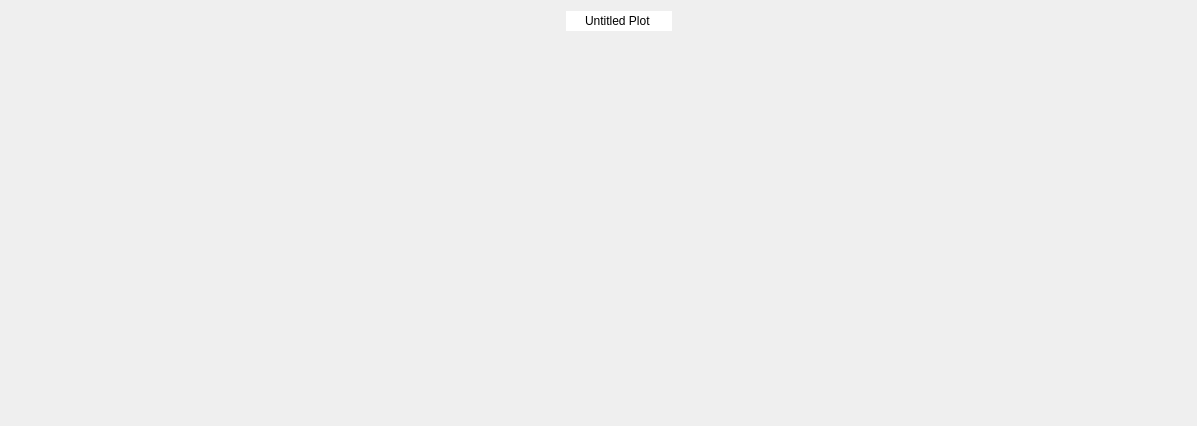
<?xml version="1.0" encoding="UTF-8"?>
<ui version="4.0">
 <class>PlotWidget</class>
 <widget class="QWidget" name="PlotWidget">
  <property name="geometry">
   <rect>
    <x>0</x>
    <y>0</y>
    <width>1197</width>
    <height>426</height>
   </rect>
  </property>
  <property name="windowTitle">
   <string>Plot</string>
  </property>
  <property name="autoFillBackground">
   <bool>false</bool>
  </property>
  <layout class="QVBoxLayout" name="verticalLayout_2">
   <item>
    <layout class="QVBoxLayout" name="verticalLayout">
     <item>
      <layout class="QGridLayout" name="gridLayout">
       <item row="0" column="6">
        <widget class="QPushButton" name="pushButtonClear">
         <property name="minimumSize">
          <size>
           <width>16</width>
           <height>16</height>
          </size>
         </property>
         <property name="maximumSize">
          <size>
           <width>16</width>
           <height>16</height>
          </size>
         </property>
         <property name="cursor">
          <cursorShape>PointingHandCursor</cursorShape>
         </property>
         <property name="toolTip">
          <string>Clear</string>
         </property>
         <property name="text">
          <string/>
         </property>
         <property name="icon">
          <iconset>
           <normaloff>../resource/16x16/clear.png</normaloff>../resource/16x16/clear.png</iconset>
         </property>
         <property name="flat">
          <bool>true</bool>
         </property>
        </widget>
       </item>
       <item row="0" column="0">
        <spacer name="horizontalSpacerLeft">
         <property name="orientation">
          <enum>Qt::Horizontal</enum>
         </property>
         <property name="sizeType">
          <enum>QSizePolicy::Fixed</enum>
         </property>
         <property name="sizeHint" stdset="0">
          <size>
           <width>50</width>
           <height>20</height>
          </size>
         </property>
        </spacer>
       </item>
       <item row="0" column="4">
        <spacer name="horizontalSpacer_2">
         <property name="orientation">
          <enum>Qt::Horizontal</enum>
         </property>
         <property name="sizeType">
          <enum>QSizePolicy::Expanding</enum>
         </property>
         <property name="sizeHint" stdset="0">
          <size>
           <width>40</width>
           <height>20</height>
          </size>
         </property>
        </spacer>
       </item>
       <item row="0" column="3">
        <widget class="QLineEdit" name="lineEditTitle">
         <property name="sizePolicy">
          <sizepolicy hsizetype="Minimum" vsizetype="Fixed">
           <horstretch>0</horstretch>
           <verstretch>0</verstretch>
          </sizepolicy>
         </property>
         <property name="minimumSize">
          <size>
           <width>100</width>
           <height>0</height>
          </size>
         </property>
         <property name="inputMask">
          <string/>
         </property>
         <property name="text">
          <string>Untitled Plot</string>
         </property>
         <property name="frame">
          <bool>false</bool>
         </property>
         <property name="alignment">
          <set>Qt::AlignCenter</set>
         </property>
        </widget>
       </item>
       <item row="0" column="7">
        <widget class="QPushButton" name="pushButtonEject">
         <property name="minimumSize">
          <size>
           <width>16</width>
           <height>16</height>
          </size>
         </property>
         <property name="maximumSize">
          <size>
           <width>16</width>
           <height>16</height>
          </size>
         </property>
         <property name="cursor">
          <cursorShape>PointingHandCursor</cursorShape>
         </property>
         <property name="toolTip">
          <string>Configure</string>
         </property>
         <property name="text">
          <string/>
         </property>
         <property name="icon">
          <iconset>
           <normaloff>../resource/16x16/eject.png</normaloff>../resource/16x16/eject.png</iconset>
         </property>
         <property name="flat">
          <bool>true</bool>
         </property>
        </widget>
       </item>
       <item row="0" column="5">
        <widget class="QPushButton" name="pushButtonRunPause">
         <property name="minimumSize">
          <size>
           <width>16</width>
           <height>16</height>
          </size>
         </property>
         <property name="maximumSize">
          <size>
           <width>16</width>
           <height>16</height>
          </size>
         </property>
         <property name="cursor">
          <cursorShape>PointingHandCursor</cursorShape>
         </property>
         <property name="toolTip">
          <string>Run/Pause</string>
         </property>
         <property name="text">
          <string/>
         </property>
         <property name="icon">
          <iconset>
           <normaloff>../resource/16x16/run.png</normaloff>../resource/16x16/run.png</iconset>
         </property>
         <property name="flat">
          <bool>true</bool>
         </property>
        </widget>
       </item>
       <item row="0" column="2">
        <spacer name="horizontalSpacer">
         <property name="orientation">
          <enum>Qt::Horizontal</enum>
         </property>
         <property name="sizeType">
          <enum>QSizePolicy::Expanding</enum>
         </property>
         <property name="sizeHint" stdset="0">
          <size>
           <width>40</width>
           <height>20</height>
          </size>
         </property>
        </spacer>
       </item>
       <item row="0" column="1">
        <spacer name="horizontalSpacer_4">
         <property name="orientation">
          <enum>Qt::Horizontal</enum>
         </property>
         <property name="sizeType">
          <enum>QSizePolicy::Fixed</enum>
         </property>
         <property name="sizeHint" stdset="0">
          <size>
           <width>56</width>
           <height>20</height>
          </size>
         </property>
        </spacer>
       </item>
       <item row="0" column="8">
        <spacer name="horizontalSpacerRight">
         <property name="orientation">
          <enum>Qt::Horizontal</enum>
         </property>
         <property name="sizeType">
          <enum>QSizePolicy::Fixed</enum>
         </property>
         <property name="sizeHint" stdset="0">
          <size>
           <width>0</width>
           <height>20</height>
          </size>
         </property>
        </spacer>
       </item>
      </layout>
     </item>
     <item>
      <widget class="QwtPlot" name="plot">
       <property name="sizePolicy">
        <sizepolicy hsizetype="MinimumExpanding" vsizetype="MinimumExpanding">
         <horstretch>0</horstretch>
         <verstretch>0</verstretch>
        </sizepolicy>
       </property>
       <property name="frameShape">
        <enum>QFrame::NoFrame</enum>
       </property>
       <property name="frameShadow">
        <enum>QFrame::Plain</enum>
       </property>
       <property name="lineWidth">
        <number>1</number>
       </property>
      </widget>
     </item>
    </layout>
   </item>
  </layout>
 </widget>
 <layoutdefault spacing="6" margin="11"/>
 <customwidgets>
  <customwidget>
   <class>QwtPlot</class>
   <extends>QFrame</extends>
   <header>qwt_plot.h</header>
  </customwidget>
 </customwidgets>
 <resources/>
 <connections/>
</ui>
